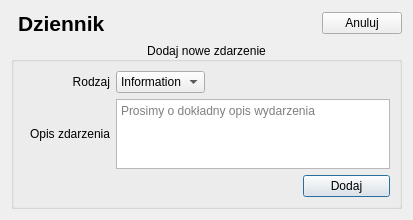
<?xml version="1.0" encoding="UTF-8"?>
<ui version="4.0">
 <class>DialogAddEven</class>
 <widget class="QDialog" name="DialogAddEven">
  <property name="geometry">
   <rect>
    <x>0</x>
    <y>0</y>
    <width>413</width>
    <height>215</height>
   </rect>
  </property>
  <property name="windowTitle">
   <string>Dialog</string>
  </property>
  <layout class="QGridLayout" name="gridLayout_2">
   <item row="0" column="0">
    <layout class="QGridLayout" name="gridLayout_4">
     <property name="spacing">
      <number>0</number>
     </property>
     <item row="0" column="0" rowspan="2">
      <widget class="QLabel" name="logo_label">
       <property name="maximumSize">
        <size>
         <width>30</width>
         <height>30</height>
        </size>
       </property>
       <property name="text">
        <string/>
       </property>
       <property name="pixmap">
        <pixmap resource="resources.qrc">:/logo_tripleReg.png</pixmap>
       </property>
       <property name="scaledContents">
        <bool>true</bool>
       </property>
      </widget>
     </item>
     <item row="0" column="4" rowspan="2">
      <widget class="QPushButton" name="cancel_pushButton">
       <property name="text">
        <string>Anuluj</string>
       </property>
       <property name="autoDefault">
        <bool>false</bool>
       </property>
      </widget>
     </item>
     <item row="0" column="1" rowspan="2" colspan="2">
      <widget class="QLabel" name="label_2">
       <property name="font">
        <font>
         <pointsize>16</pointsize>
         <weight>75</weight>
         <bold>true</bold>
        </font>
       </property>
       <property name="text">
        <string>Dziennik</string>
       </property>
       <property name="alignment">
        <set>Qt::AlignBottom|Qt::AlignLeading|Qt::AlignLeft</set>
       </property>
      </widget>
     </item>
     <item row="0" column="3" rowspan="2">
      <spacer name="horizontalSpacer">
       <property name="orientation">
        <enum>Qt::Horizontal</enum>
       </property>
       <property name="sizeHint" stdset="0">
        <size>
         <width>40</width>
         <height>20</height>
        </size>
       </property>
      </spacer>
     </item>
    </layout>
   </item>
   <item row="1" column="0">
    <widget class="QGroupBox" name="groupBox">
     <property name="title">
      <string>Dodaj nowe zdarzenie</string>
     </property>
     <property name="alignment">
      <set>Qt::AlignCenter</set>
     </property>
     <layout class="QGridLayout" name="gridLayout">
      <item row="0" column="0">
       <widget class="QLabel" name="label">
        <property name="text">
         <string>Rodzaj</string>
        </property>
        <property name="alignment">
         <set>Qt::AlignRight|Qt::AlignTrailing|Qt::AlignVCenter</set>
        </property>
       </widget>
      </item>
      <item row="0" column="1">
       <widget class="QComboBox" name="type_comboBox">
        <item>
         <property name="text">
          <string>Information</string>
         </property>
        </item>
        <item>
         <property name="text">
          <string>Service</string>
         </property>
        </item>
        <item>
         <property name="text">
          <string>Damage</string>
         </property>
        </item>
        <item>
         <property name="text">
          <string>Layover</string>
         </property>
        </item>
       </widget>
      </item>
      <item row="0" column="2" colspan="2">
       <spacer name="horizontalSpacer_2">
        <property name="orientation">
         <enum>Qt::Horizontal</enum>
        </property>
        <property name="sizeHint" stdset="0">
         <size>
          <width>166</width>
          <height>20</height>
         </size>
        </property>
       </spacer>
      </item>
      <item row="1" column="0">
       <widget class="QLabel" name="label_3">
        <property name="text">
         <string>Opis zdarzenia</string>
        </property>
        <property name="alignment">
         <set>Qt::AlignRight|Qt::AlignTrailing|Qt::AlignVCenter</set>
        </property>
       </widget>
      </item>
      <item row="1" column="1" colspan="3">
       <widget class="QPlainTextEdit" name="desciption_plainTextEdit">
        <property name="placeholderText">
         <string>Prosimy o dokładny opis wydarzenia</string>
        </property>
       </widget>
      </item>
      <item row="2" column="1" colspan="2">
       <spacer name="horizontalSpacer_3">
        <property name="orientation">
         <enum>Qt::Horizontal</enum>
        </property>
        <property name="sizeHint" stdset="0">
         <size>
          <width>166</width>
          <height>20</height>
         </size>
        </property>
       </spacer>
      </item>
      <item row="2" column="3">
       <widget class="QPushButton" name="add_pushButton">
        <property name="text">
         <string>Dodaj</string>
        </property>
       </widget>
      </item>
     </layout>
    </widget>
   </item>
  </layout>
 </widget>
 <resources>
  <include location="resources.qrc"/>
 </resources>
 <connections/>
</ui>
